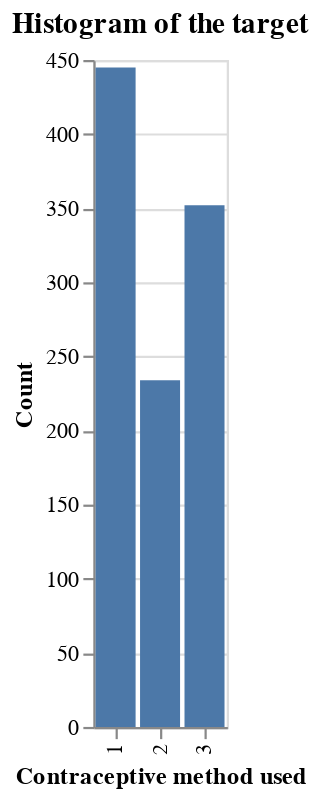

Notebook cell for this chart:
### Markdown cell above
## 2.2 Distribution of target values

### Code cell
alt.Chart(train_df, title="Histogram of the target").mark_bar().encode(
    x=alt.X("Contraceptive method used", type="ordinal"),
    y=alt.Y("count()", title="Count"),
)

### Figure 1 — Vega-Lite specification as saved in the notebook (floating-point values rounded to 4 significant figures; data arrays with more than 128 entries replaced by an {"elided": "..."} marker saying what was removed)
{"$schema": "https://vega.github.io/schema/vega-lite/v4.8.1.json", "config": {"view": {"continuousHeight": 300, "continuousWidth": 400}}, "data": {"name": "data-2ecc569351b350be7a678684307e3d89"}, "datasets": {"data-2ecc569351b350be7a678684307e3d89": {"elided": "1031 records"}}, "encoding": {"x": {"field": "Contraceptive method used", "type": "ordinal"}, "y": {"aggregate": "count", "title": "Count", "type": "quantitative"}}, "mark": "bar", "title": "Histogram of the target"}
